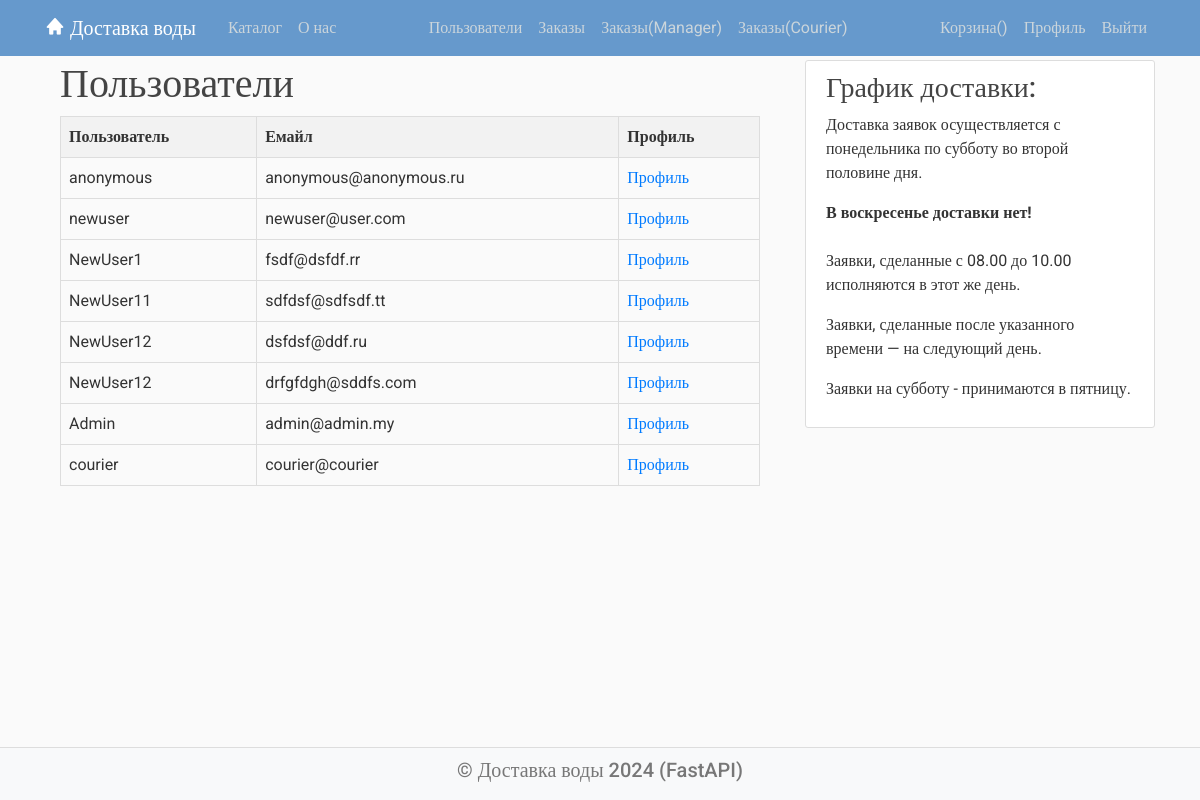
The app's page /user/ (signed in) with its own data.
### models/user.py (models this page shows, shortened)
class User(Base):
    __tablename__ = 'users'
    id = Column(Integer, primary_key=True, index=True)
    username = Column(String)
    email = Column(String, unique=True, index=True)
    password = Column(String)  # пароль
    is_active = Column(Boolean, default=True)
    is_admin = Column(Boolean, default=False)
    profile = relationship('Profile', foreign_keys=[Profile.user_id], back_populates='user', uselist=False)  # профиль
    orders = relationship('Order', foreign_keys=[Order.user_id], back_populates='user')
    managed_orders = relationship('Order', foreign_keys=[Order.manager_id], back_populates='manager')
    courier_orders = relationship('Order', foreign_keys=[Order.courier_id], back_populates='courier')

### routers/user.py (the view)
@router.get("/")
async def get_user(request: Request, db: Annotated[Session, Depends(get_db)]):
    user = get_current_user(request, db)
    if user.is_admin:
        users = db.query(User).all()
        context = {
            "request": request,
            "users": users,
            "user": user,
            "title": "Пользователи",
        }
        return templates.TemplateResponse("/users/users.html", context)
    message = f"Вы не администратор"
    if 'messages' not in request.session:
        request.session['messages'] = []
    request.session['messages'].append(message)  # Добавляем сообщение в список
    return RedirectResponse(url=f"/user/profile/{user.id}", status_code=302)

### templates/users/users.html (shortened to what this page needs)
{% extends "main.html" %}
{% block content %}
<div class="container">
    <h1>Пользователи</h1>
    {% if user.is_authenticated() %}
    <table>
        <thead>
        <tr>
            <th>Пользователь</th>
            <th>Емайл</th>
            <th>Профиль</th>
        </tr>
        </thead>
        <tbody>
        {% for user in users %}
        <tr>
            <td>{{ user.username }}</td>
            <td>{{ user.email }}</td>
            <td><a href="/user/profile/{{ user.id }}">Профиль</a></td>
        </tr>
        {% endfor %}
        </tbody>
    </table>
    {% else %}
    <p>Чтобы работать с пользователями, вам необходимо <a href="/user/login">войти</a>.</p>
    {% endif %}
</div>
{% endblock %}

### static/styles.css (style rules this page uses)
body { margin:0; padding:0; background: #fafafa; color: #333333; margin-top: 5rem; font-family:Roboto; }
h1, h2, h3, h4, h5, h6 { color: #444444; }

### templates/main.html (style rules this page uses)
body { display: flex; flex-direction: column; min-height: 100vh; margin: 0; }

### templates/users/users.html (style rules this page uses)
table { width: 100%; border-collapse: collapse; }
th, td { border: 1px solid #ddd; padding: 8px; text-align: left; white-space: nowrap; }
th { background-color: #f2f2f2; }

### records on screen
User: username "anonymous", email "anonymous@anonymous.ru"
User: username "newuser", email "newuser@user.com"
User: username "NewUser1", email "fsdf@dsfdf.rr"
User: username "NewUser11", email "sdfdsf@sdfsdf.tt"
User: username "NewUser12", email "dsfdsf@ddf.ru"
User: username "NewUser12", email "drfgfdgh@sddfs.com"
User: username "Admin", email "admin@admin.my"
User: username "courier", email "courier@courier"
